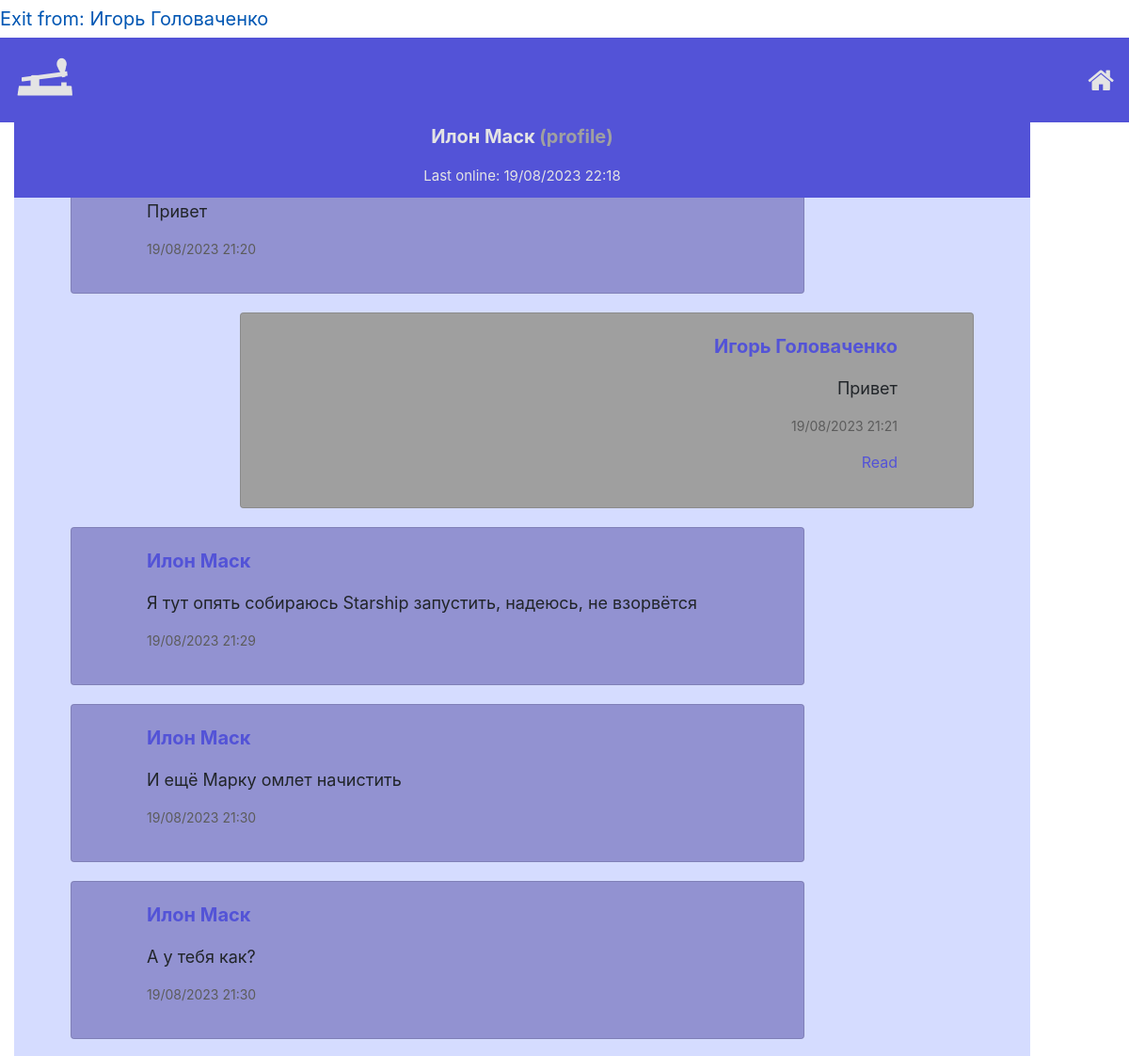
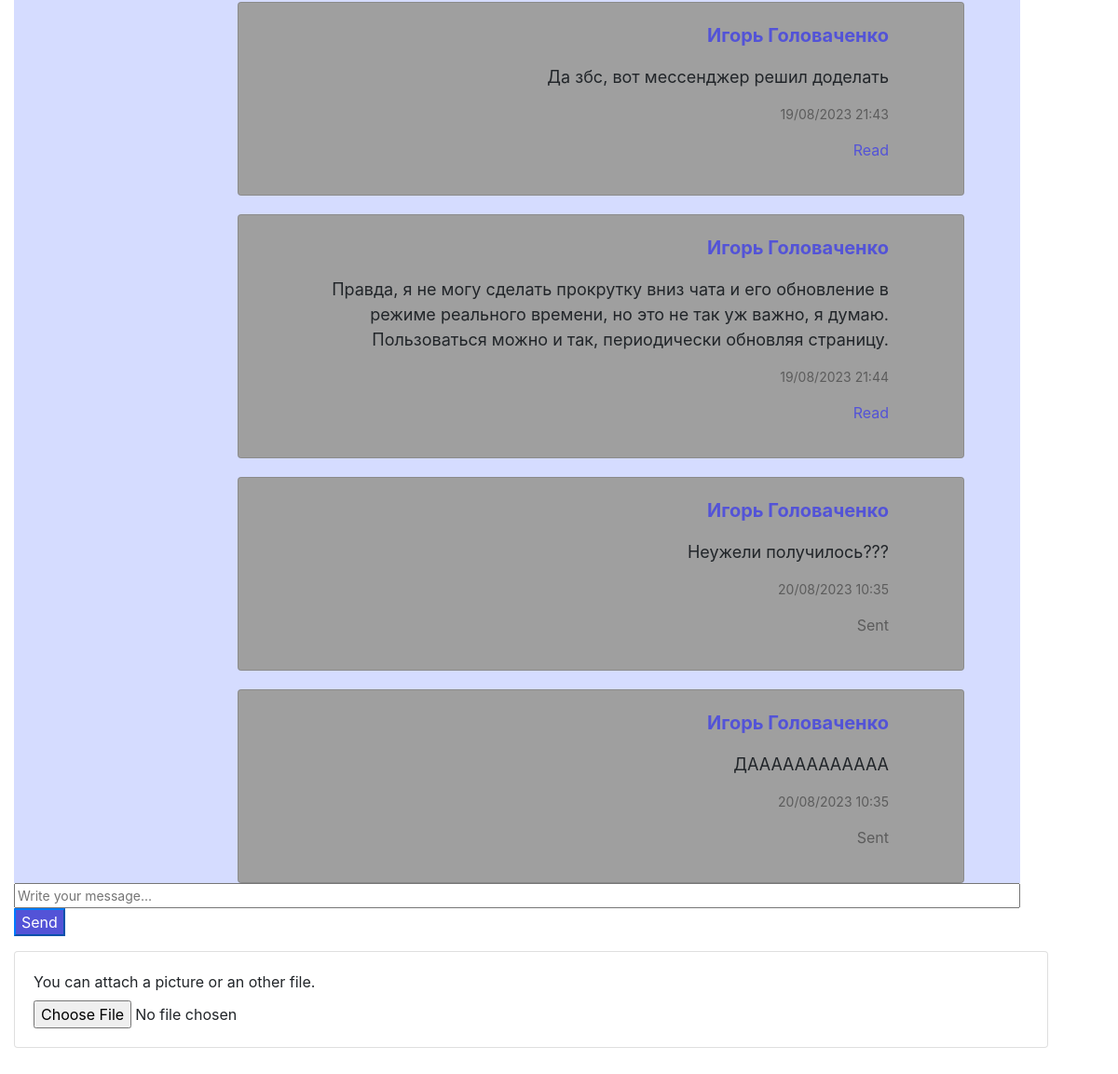
The page /chat/2 (signed in) on the database its author committed (2 pictures, top to bottom).
### data/users.py (models this page shows, shortened)
class User(SqlAlchemyBase, UserMixin, SerializerMixin):
    __tablename__ = 'users'
    id = sqlalchemy.Column(sqlalchemy.Integer,
                           primary_key=True, autoincrement=True)
    username = sqlalchemy.Column(sqlalchemy.String)
    bdate = sqlalchemy.Column(sqlalchemy.Date)
    descript = sqlalchemy.Column(sqlalchemy.String)
    friends = sqlalchemy.Column(sqlalchemy.String, default='')
    city = sqlalchemy.Column(sqlalchemy.String)
    email = sqlalchemy.Column(sqlalchemy.String, unique=True)
    last_online = sqlalchemy.Column(sqlalchemy.DateTime,
                                    default=datetime.datetime.now())
    free_chat = sqlalchemy.Column(sqlalchemy.Boolean)
    hashed_password = sqlalchemy.Column(sqlalchemy.String, nullable=True)

### data/messages.py (models this page shows, shortened)
class Message(SqlAlchemyBase, SerializerMixin):
    __tablename__ = 'messages'
    id = sqlalchemy.Column(sqlalchemy.Integer,
                           primary_key=True, autoincrement=True)
    chat_id = sqlalchemy.Column(sqlalchemy.Integer,
                                sqlalchemy.ForeignKey("chats.id"))
    sender_id = sqlalchemy.Column(sqlalchemy.Integer,
                                  sqlalchemy.ForeignKey("users.id"))
    coded_text = sqlalchemy.Column(sqlalchemy.String)
    send_time = sqlalchemy.Column(sqlalchemy.DateTime,
                                  default=datetime.datetime.now)
    attached_file = sqlalchemy.Column(sqlalchemy.Integer,
                                  sqlalchemy.ForeignKey("files.id"))
    is_read = sqlalchemy.Column(sqlalchemy.Boolean, default=False)
    def decode_text(self, text):
        return ''.join([chr(ord(symb) - 19) for symb in text])

### server.py (the view, shortened to what this page needs)
@app.route('/chat/<int:id>', methods=['GET', 'POST'])
def chat(id):
    if not current_user.is_authenticated:
        return redirect("/login")
    db_sess = db_session.create_session()
    current_user.last_online = datetime.datetime.now()
    db_sess.merge(current_user)
    db_sess.commit()
    if current_user.id == id:
        abort(404, message='Вы не можете писать сами себе')
    collab1 = f'{current_user.id}, {id}'
    collab2 = f'{id}, {current_user.id}'
    chat = db_sess.query(Chat).filter((Chat.collaborators == collab1) | (Chat.collaborators == collab2)).first()
    if chat is None:
        chat = Chat(
            collaborators=collab1
            )
        db_sess.add(chat)
        db_sess.commit()
    other = db_sess.query(User).filter(User.id == id).first()
    messages = db_sess.query(Message).filter(Message.chat_id == chat.id).all()
    images = {}
    files = {}
    for msg in messages:
        if msg.sender_id != current_user.id and not msg.is_read:
            msg.is_read = True
            db_sess.merge(msg)
            db_sess.commit()
    return render_template('chat.html', os_name=platform.system(), title=other.username, messages=messages, other=other, message='', images=images, files=files, none=None)

### data/db_session.py (called while the page is built)
def create_session() -> Session:
    global __factory
    return __factory()

### server.py (called while the page is built)
@login_manager.user_loader
def load_user(user_id):
    db_sess = db_session.create_session()
    return db_sess.query(User).get(user_id)

### templates/chat.html (shortened to what this page needs)
{% extends "base.html" %}
{% block content %}
<form action="" method="post" enctype="multipart/form-data">
    <div id="name-bar" style="text-align: center; vertical-align: bottom; width: 90vw; height: 80px; background-color: #5353d7;">
        <p style="font-size: 20px; color: #e4e4e4; font-weight: bold;">{{other.username}} <a href="/profile/{{other.id}}" style="color: #a0a0a0">(profile)</a></p>
        <p style="font-size: 15px; color: #e4e4e4;">Last online: {{other.last_online.strftime('%d/%m/%Y %H:%M')}}</p>
    </div>
    <div style="background-color: #d5dcff; width: 90vw; height: 60vh; overflow: auto;" id="chat">
        {% for msg in messages %}
        {% if msg.sender_id == other.id %}
        <div class="card card-body" style="background-color: #9292d1; text-align: left; margin-top: 20px; margin-left: 5vw; margin-right: 20vw;">
            <p style="color: #5353d7; font-weight: bold; font-size: 20px; margin-left: 5vw; margin-right: 5vw;">{{other.username}}</p>
            <p style="font-size: 18px; text-align: left; margin-left: 5vw; margin-right: 5vw; word-wrap: break-word;">{{msg.decode_text(msg.coded_text)}}</p>
            <p style="color: #5c5c5c; font-size: 14px; text-align: left; margin-left: 5vw; margin-right: 5vw; ">{{msg.send_time.strftime('%d/%m/%Y %H:%M')}}</p>
        </div>
        {% else %}
        <div class="card card-body" style="background-color: #9f9f9f; text-align: right; margin-top: 20px; margin-left: 20vw; margin-right: 5vw; ">
            <p style="color: #5353d7; font-weight: bold; font-size: 20px; margin-left: 5vw; margin-right: 5vw;">{{current_user.username}}</p>
            <p style="font-size: 18px; text-align: right; margin-left: 5vw; margin-right: 5vw; word-wrap: break-word;">{{msg.decode_text(msg.coded_text)}}</p>
            <p style="color: #5c5c5c; font-size: 14px; text-align: right; margin-left: 5vw; margin-right: 5vw; ">{{msg.send_time.strftime('%d/%m/%Y %H:%M')}}</p>
            {% if msg.is_read %}
            <p style="color: #5353d7; font-size: 16px; margin-left: 5vw; margin-right: 5vw;">Read</p>
            {% else %}
            <p style="color: #5c5c5c; font-size: 16px; margin-left: 5vw; margin-right: 5vw;">Sent</p>
            {% endif %}
        </div>
        {% endif %}
        {% endfor %}
    </div>
    <div>
        <input type="text" placeholder="Write your message..." name="message_text" style="width: 90vw; font-size: 14px;"/>
        <input class="button btn-primary" type="submit" value="Send" name="message_button" style="background-color: #5353d7" />
        <p>
            <div class="card card-body form-group">
                <label for="photo">You can attach a picture or an other file.</label>
                <input type="file" class="form-control-file" id="photo" name="file" value="Choose a photo">
            </div>
        </p>
    </div>
</form>
{% endblock %}

### templates/base.html (shortened to what this page needs)
<!doctype html>
<html lang="en">
<head>
    <link rel="stylesheet"
          href="https://stackpath.bootstrapcdn.com/bootstrap/4.4.1/css/bootstrap.min.css"
>
    <link rel="stylesheet" href="https://maxcdn.bootstrapcdn.com/font-awesome/4.5.0/css/font-awesome.min.css">
</head>
<body>
    <nav>
        {% if current_user.is_authenticated %}
        <a class="navbar-brand" href="/logout">Exit from: {{ current_user.username }}</a>
        {% else %}
        <p>
            <a class="btn btn-primary " href="/register">Зарегистрироваться</a>
            <a class="btn btn-success" href="/login">Войти</a>
        </p>
        {% endif %}
    </nav>
    <header>
        <nav class="navbar navbar-light mainbar">
            {% if os_name == "Windows" %}
            <a class="navbar-brand" style="font-size: 30px; color: #e4e4e4; font-weight: bold;" href="#"><img src="{{url_for('static', filename='images/t2.png')}}" height="64" width="64">  Telegraph</a>
            <a style="font-size: 30px; color: #e4e4e4; font-weight: bold;" href="/"><i class="fa fa-home" aria-hidden="true"> Home</i></a>
            <a class="navbar-brand" style="font-size: 18px; color: #e4e4e4; font-weight: bold;" href="#">Азбука Морзе эволюционировала</a>
            {% else %}
            <a class="navbar-brand" style="font-size: 30px; color: #e4e4e4; font-weight: bold;" href="#"><img src="{{url_for('static', filename='images/t2.png')}}" height="64" width="64"></a>
            <a style="font-size: 30px; color: #e4e4e4; font-weight: bold;" href="/"><i class="fa fa-home" aria-hidden="true"></i></a>
            {% endif %}
        </nav>
    </header>
    <main role="main" class="container" style="margin-left: 0px; margin-right: 0px;">
        {% block content %}{% endblock %}
    </main>
</body>
</html>

### templates/base.html (style rules this page uses)
.mainbar { background-color: #5353d7; }

### rows shown on the page
User: username "Игорь Головаченко"
User: username "Илон Маск", last_online "19/08/2023 22:18"
Message: decode_text "Привет", send_time "19/08/2023 21:20"
Message: decode_text "Привет", send_time "19/08/2023 21:21", is_read "Read"
Message: decode_text "Я тут опять собираюсь Starship запустить, надеюсь, не взорвётся", send_time "19/08/2023 21:29"
Message: decode_text "И ещё Марку омлет начистить", send_time "19/08/2023 21:30"
Message: decode_text "А у тебя как?", send_time "19/08/2023 21:30"
Message: decode_text "Да збс, вот мессенджер решил доделать", send_time "19/08/2023 21:43", is_read "Read"
Message: decode_text "Правда, я не могу сделать прокрутку вниз чата и его обновление в режиме реального времени, но это не так уж важно, я думаю. Пользоваться можно и так, периодически обновляя страницу.", send_time "19/08/2023 21:44", is_read "Read"
Message: decode_text "Неужели получилось???", send_time "20/08/2023 10:35", is_read "Sent"
Message: decode_text "ДАААААААААААА", send_time "20/08/2023 10:35", is_read "Sent"
